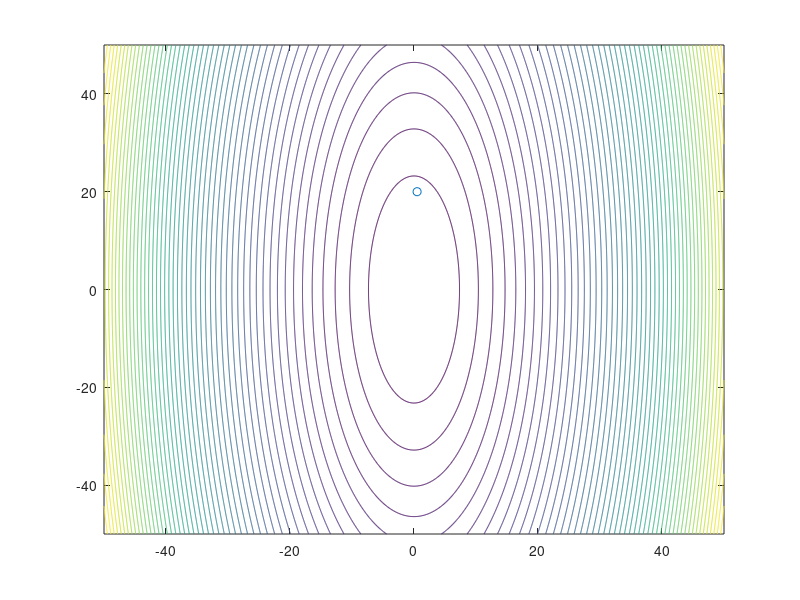

The MATLAB script that drew this image:
[X,Y] = meshgrid(-50:0.1:50, -50:0.1:50);
Z = ((X.^2).*10 + (Y.^2))/2;
f = @(x) (10*x(1).^2 + x(2).^2)/2;

gradf =@(x) [10*x(1);x(2)];                

% Choose an initial guess or starting model point, iterations, and step size.; you can choose any guess and play with the initial guess, step size and iterations.
intialGuess = [0.5;20];
iterations = 10;
stepSize = 5;

recordGuesses = [intialGuess];
nextGuess = intialGuess;
for i = 1: iterations
    % we are going in a negative direction (Gradient Descent), so there will be -ve from the previous guess, not +ve
    nextGuess = nextGuess - stepSize*gradf(nextGuess);
    % record the guesses
    recordGuesses = [recordGuesses,nextGuess];

end
contour(X,Y,Z,50)
hold on;
plot(recordGuesses(1,:),recordGuesses(2,:),'o');
hold off;